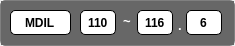
  <widget class="QFrame" name="frame_2_1">
   <property name="geometry">
    <rect>
     <x>20</x>
     <y>215</y>
     <width>235</width>
     <height>46</height>
    </rect>
   </property>
   <property name="sizePolicy">
    <sizepolicy hsizetype="Fixed" vsizetype="Fixed">
     <horstretch>0</horstretch>
     <verstretch>0</verstretch>
    </sizepolicy>
   </property>
   <property name="styleSheet">
    <string notr="true">QFrame {
    border: 1px solid gray;
    border-radius: 10px;
}</string>
   </property>
   <property name="frameShape">
    <enum>QFrame::Shape::StyledPanel</enum>
   </property>
   <property name="frameShadow">
    <enum>QFrame::Shadow::Raised</enum>
   </property>
   <widget class="QLineEdit" name="edit_mdil_label">
    <property name="geometry">
     <rect>
      <x>10</x>
      <y>10</y>
      <width>61</width>
      <height>25</height>
     </rect>
    </property>
    <property name="sizePolicy">
     <sizepolicy hsizetype="Fixed" vsizetype="Fixed">
      <horstretch>0</horstretch>
      <verstretch>0</verstretch>
     </sizepolicy>
    </property>
    <property name="font">
     <font>
      <bold>true</bold>
     </font>
    </property>
    <property name="focusPolicy">
     <enum>Qt::FocusPolicy::ClickFocus</enum>
    </property>
    <property name="styleSheet">
     <string notr="true">border: 1px solid black;
border-radius: 5px;
</string>
    </property>
    <property name="text">
     <string>MDIL</string>
    </property>
    <property name="alignment">
     <set>Qt::AlignmentFlag::AlignCenter</set>
    </property>
    <property name="dragEnabled">
     <bool>false</bool>
    </property>
    <property name="readOnly">
     <bool>true</bool>
    </property>
   </widget>
   <widget class="QLineEdit" name="edit_mdil_ip1">
    <property name="geometry">
     <rect>
      <x>80</x>
      <y>10</y>
      <width>36</width>
      <height>25</height>
     </rect>
    </property>
    <property name="sizePolicy">
     <sizepolicy hsizetype="Fixed" vsizetype="Fixed">
      <horstretch>0</horstretch>
      <verstretch>0</verstretch>
     </sizepolicy>
    </property>
    <property name="font">
     <font>
      <bold>true</bold>
     </font>
    </property>
    <property name="styleSheet">
     <string notr="true">border: 1px solid black;
border-radius: 5px;
</string>
    </property>
    <property name="text">
     <string>110</string>
    </property>
    <property name="maxLength">
     <number>3</number>
    </property>
    <property name="alignment">
     <set>Qt::AlignmentFlag::AlignCenter</set>
    </property>
    <property name="dragEnabled">
     <bool>false</bool>
    </property>
    <property name="readOnly">
     <bool>false</bool>
    </property>
   </widget>
   <widget class="QLineEdit" name="edit_mdil_ip2">
    <property name="geometry">
     <rect>
      <x>137</x>
      <y>10</y>
      <width>36</width>
      <height>25</height>
     </rect>
    </property>
    <property name="sizePolicy">
     <sizepolicy hsizetype="Fixed" vsizetype="Fixed">
      <horstretch>0</horstretch>
      <verstretch>0</verstretch>
     </sizepolicy>
    </property>
    <property name="font">
     <font>
      <bold>true</bold>
     </font>
    </property>
    <property name="styleSheet">
     <string notr="true">border: 1px solid black;
border-radius: 5px;
</string>
    </property>
    <property name="text">
     <string>116</string>
    </property>
    <property name="maxLength">
     <number>3</number>
    </property>
    <property name="alignment">
     <set>Qt::AlignmentFlag::AlignCenter</set>
    </property>
    <property name="dragEnabled">
     <bool>false</bool>
    </property>
    <property name="readOnly">
     <bool>false</bool>
    </property>
   </widget>
   <widget class="QLineEdit" name="edit_mdil_ip3">
    <property name="geometry">
     <rect>
      <x>186</x>
      <y>10</y>
      <width>36</width>
      <height>25</height>
     </rect>
    </property>
    <property name="sizePolicy">
     <sizepolicy hsizetype="Fixed" vsizetype="Fixed">
      <horstretch>0</horstretch>
      <verstretch>0</verstretch>
     </sizepolicy>
    </property>
    <property name="font">
     <font>
      <bold>true</bold>
     </font>
    </property>
    <property name="styleSheet">
     <string notr="true">border: 1px solid black;
border-radius: 5px;
</string>
    </property>
    <property name="text">
     <string>6</string>
    </property>
    <property name="maxLength">
     <number>3</number>
    </property>
    <property name="alignment">
     <set>Qt::AlignmentFlag::AlignCenter</set>
    </property>
    <property name="dragEnabled">
     <bool>false</bool>
    </property>
    <property name="readOnly">
     <bool>false</bool>
    </property>
   </widget>
   <widget class="QLineEdit" name="lineEdit_5">
    <property name="geometry">
     <rect>
      <x>117</x>
      <y>10</y>
      <width>21</width>
      <height>22</height>
     </rect>
    </property>
    <property name="sizePolicy">
     <sizepolicy hsizetype="Fixed" vsizetype="Fixed">
      <horstretch>0</horstretch>
      <verstretch>0</verstretch>
     </sizepolicy>
    </property>
    <property name="font">
     <font>
      <pointsize>10</pointsize>
      <bold>true</bold>
      <kerning>true</kerning>
     </font>
    </property>
    <property name="mouseTracking">
     <bool>false</bool>
    </property>
    <property name="focusPolicy">
     <enum>Qt::FocusPolicy::ClickFocus</enum>
    </property>
    <property name="styleSheet">
     <string notr="true">color: rgb(255, 255, 255);
background-color: transparent;</string>
    </property>
    <property name="inputMask">
     <string/>
    </property>
    <property name="text">
     <string>~</string>
    </property>
    <property name="frame">
     <bool>false</bool>
    </property>
    <property name="alignment">
     <set>Qt::AlignmentFlag::AlignCenter</set>
    </property>
    <property name="readOnly">
     <bool>true</bool>
    </property>
   </widget>
   <widget class="QLineEdit" name="lineEdit_6">
    <property name="geometry">
     <rect>
      <x>170</x>
      <y>14</y>
      <width>21</width>
      <height>22</height>
     </rect>
    </property>
    <property name="sizePolicy">
     <sizepolicy hsizetype="Fixed" vsizetype="Fixed">
      <horstretch>0</horstretch>
      <verstretch>0</verstretch>
     </sizepolicy>
    </property>
    <property name="font">
     <font>
      <pointsize>10</pointsize>
      <bold>true</bold>
      <kerning>true</kerning>
     </font>
    </property>
    <property name="mouseTracking">
     <bool>false</bool>
    </property>
    <property name="focusPolicy">
     <enum>Qt::FocusPolicy::ClickFocus</enum>
    </property>
    <property name="styleSheet">
     <string notr="true">color: rgb(255, 255, 255);
background-color: transparent;</string>
    </property>
    <property name="inputMask">
     <string/>
    </property>
    <property name="text">
     <string>.</string>
    </property>
    <property name="frame">
     <bool>false</bool>
    </property>
    <property name="alignment">
     <set>Qt::AlignmentFlag::AlignCenter</set>
    </property>
    <property name="readOnly">
     <bool>true</bool>
    </property>
   </widget>
   <widget class="QMdiArea" name="mdiArea_9">
    <property name="geometry">
     <rect>
      <x>0</x>
      <y>0</y>
      <width>235</width>
      <height>46</height>
     </rect>
    </property>
    <property name="sizePolicy">
     <sizepolicy hsizetype="Fixed" vsizetype="Fixed">
      <horstretch>0</horstretch>
      <verstretch>0</verstretch>
     </sizepolicy>
    </property>
    <property name="focusPolicy">
     <enum>Qt::FocusPolicy::ClickFocus</enum>
    </property>
    <property name="styleSheet">
     <string notr="true">QMdiArea {
    border: 1px solid gray;
    border-radius: 5px;
}</string>
    </property>
    <property name="frameShape">
     <enum>QFrame::Shape::StyledPanel</enum>
    </property>
    <property name="frameShadow">
     <enum>QFrame::Shadow::Raised</enum>
    </property>
    <property name="midLineWidth">
     <number>0</number>
    </property>
    <property name="background">
     <brush brushstyle="SolidPattern">
      <color alpha="255">
       <red>103</red>
       <green>103</green>
       <blue>103</blue>
      </color>
     </brush>
    </property>
   </widget>
   <zorder>mdiArea_9</zorder>
   <zorder>edit_mdil_label</zorder>
   <zorder>edit_mdil_ip1</zorder>
   <zorder>edit_mdil_ip2</zorder>
   <zorder>edit_mdil_ip3</zorder>
   <zorder>lineEdit_5</zorder>
   <zorder>lineEdit_6</zorder>
  </widget>
